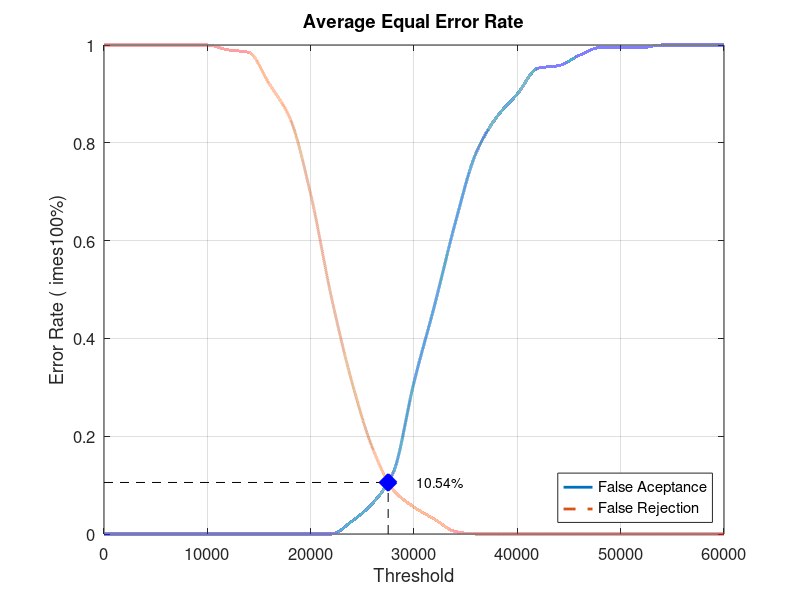
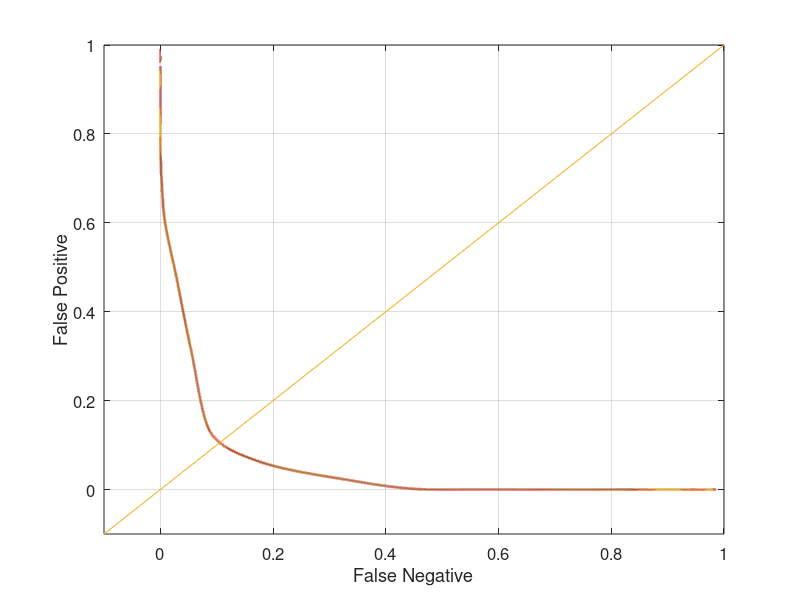

MATLAB code to generate these figures, in order:
close all;
clear;
clc;
x = 0:2000:60000;
xq = 0:0.5:60000;

y0 = [0 0 0 0 0 0 0 0 0 0 0 0 0.0263158 0.0631579 0.126316 0.310526 0.468421 0.636842 0.778947 0.852632 0.9 0.952632 0.957895 0.978947 0.994737 0.994737 0.994737 1 1 1 1]
yy0 = interp1(x, y0, xq, 'pchip');
y1 = [1 1 1 1 1 1 0.99 0.985 0.92 0.85 0.695 0.485 0.31 0.175 0.09 0.055 0.03 0.005 0 0 0 0 0 0 0 0 0 0 0 0 0]
yy1 = interp1(x, y1, xq, 'pchip');

% Calculating EER: 
y2 = abs(y0 - y1);
find(y2 == min(y2))
yy2 = abs(yy0 - yy1);
xEER = find(yy2 == min(yy2));
xEERIndex = xq(xEER) % X-axis EER
yEER = yy0(xEER) % Y-axis EER

main = figure
plot(xq, yy0,'-','LineWidth', 2);	hold on
plot(xq, yy1,'--','LineWidth', 2);	hold on
plot([xEERIndex xEERIndex], [0 yEER], 'k--');	hold on
plot([0 xEERIndex], [yEER yEER], 'k--');	hold on
plot(xEERIndex, yEER, 'bx', 'LineWidth', 10);	hold on
text(xEERIndex + 10 * xEERIndex / 100, yEER, [num2str(round((10000 * yEER)) / 100) '%'])
legend('False Aceptance', 'False Rejection', 'Location', 'SouthEast')
xlabel('Threshold')
ylabel('Error Rate (	imes100%)')
title('Average Equal Error Rate')
set(gca, 'FontSize', 12)
axis([0 60000 0 1])
grid on

print(main, 'Database5_4Main', '-dpng');
FNRxFPR = figure('Color', [1 1 1]);
plot(yy1, yy0, '-', yy1, yy0, 'LineWidth', 2);
hold on
y = -0.1:0.1:1
plot(y, y); 
set(gca, 'FontSize', 12)
xlabel('False Negative')
ylabel('False Positive')
axis([-0.1 1 -0.1 1])
set(gca, 'FontSize', 12)
grid on

print(FNRxFPR, 'Database5_4FNRxFPR','-dpng');
